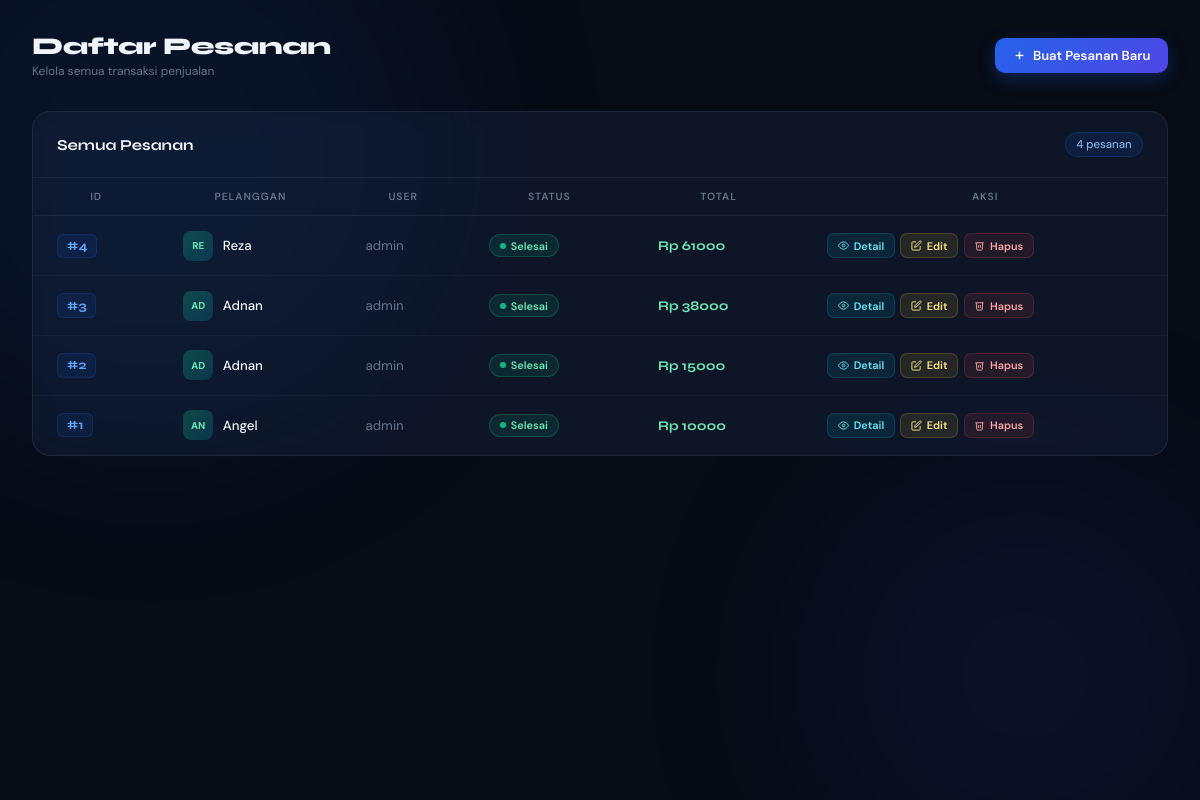
Screenshot of /pesanan/ (signed in) with the database file from the repository.
### appku/models.py (models this page shows, shortened)
class Pesanan(models.Model):
    id = models.BigAutoField(primary_key=True)
    STATUS_CHOICES = [
        ("pending", "Menunggu"),
        ("processing", "Diproses"),
        ("completed", "Selesai"),
        ("cancelled", "Dibatalkan"),
    ]
    pelanggan = models.ForeignKey(
        Pelanggan, on_delete=models.CASCADE, related_name="pesanans"
    )
    user = models.ForeignKey(
        User, on_delete=models.SET_NULL, null=True, related_name="pesanans"
    )
    total_harga = models.DecimalField(max_digits=12, decimal_places=2, default=0)
    status = models.CharField(
        max_length=20,
        choices=STATUS_CHOICES,
        default="pending"
    )
    created_at = models.DateTimeField(auto_now_add=True)

class Pelanggan(models.Model):
    id = models.BigAutoField(primary_key=True)
    nama = models.CharField(max_length=200)
    kontak = models.CharField(max_length=100, blank=True, default="")
    alamat = models.TextField(blank=True, default="")
    telepon = models.CharField(max_length=20, blank=True, default="")
    email = models.EmailField(blank=True, default="")

### appku/views.py (the view)
# urls.py: path("pesanan/", views.pesanan_list, name="pesanan_list"),
@login_required
def pesanan_list(request):
    pesanans = Pesanan.objects.all().order_by("-id")
    return render(request, "appku/pesanan_list.html", {"pesanans": pesanans})

### appku/templates/appku/pesanan_list.html (shortened to what this page needs)
{% extends 'appku/base.html' %}
{% load static %}
{% block content %}
<div class="bg-ambient">
  <div class="bg-blob bg-blob-1"></div>
  <div class="bg-blob bg-blob-2"></div>
</div>
<div class="page-wrap">
  <div class="topbar">
    <div class="topbar-left">
      <div class="page-title">Daftar Pesanan</div>
      <div class="page-sub">Kelola semua transaksi penjualan</div>
    </div>
    <a href="{% url 'pesanan_create' %}" class="btn-new">
      <svg width="13" height="13" fill="none" viewBox="0 0 24 24" stroke="currentColor" stroke-width="2.5"><line x1="12" y1="5" x2="12" y2="19"/><line x1="5" y1="12" x2="19" y2="12"/></svg>
      Buat Pesanan Baru
    </a>
  </div>
  <div class="table-card">
    <div class="table-header">
      <div class="table-header-title">Semua Pesanan</div>
      <span class="table-count">{{ pesanans|length }} pesanan</span>
    </div>
    <div class="table-scroll">
      <table class="nt-table">
        <thead>
          <tr>
            <th>ID</th>
            <th>Pelanggan</th>
            <th>User</th>
            <th>Status</th>
            <th>Total</th>
            <th>Aksi</th>
          </tr>
        </thead>
        <tbody>
          {% for p in pesanans %}
          <tr>
            <td><span class="order-id">#{{ p.id }}</span></td>
            <td>
              <div class="customer-cell">
                <div class="cust-av">{{ p.pelanggan.nama|upper|slice:2 }}</div>
                <span class="cust-name">{{ p.pelanggan.nama }}</span>
              </div>
            </td>
            <td style="color:var(--nt-muted);">{{ p.user.username }}</td>
            <td>
              {% if p.status == 'pending' %}
                <span class="badge-status badge-pending"><span class="badge-dot"></span>{{ p.get_status_display }}</span>
              {% elif p.status == 'processing' %}
                <span class="badge-status badge-processing"><span class="badge-dot"></span>{{ p.get_status_display }}</span>
              {% elif p.status == 'completed' %}
                <span class="badge-status badge-completed"><span class="badge-dot"></span>{{ p.get_status_display }}</span>
              {% else %}
                <span class="badge-status badge-cancelled"><span class="badge-dot"></span>{{ p.get_status_display }}</span>
              {% endif %}
            </td>
            <td><span class="total-val">Rp {{ p.total_harga|floatformat:0 }}</span></td>
            <td>
              <div class="action-group">
                <a href="{% url 'pesanan_detail' pk=p.id %}" class="btn-act btn-detail">
                  <svg width="11" height="11" fill="none" viewBox="0 0 24 24" stroke="currentColor" stroke-width="2"><path d="M1 12s4-8 11-8 11 8 11 8-4 8-11 8-11-8-11-8z"/><circle cx="12" cy="12" r="3"/></svg>
                  Detail
                </a>
                <a href="{% url 'pesanan_update' pk=p.id %}" class="btn-act btn-edit">
                  <svg width="11" height="11" fill="none" viewBox="0 0 24 24" stroke="currentColor" stroke-width="2"><path d="M11 4H4a2 2 0 0 0-2 2v14a2 2 0 0 0 2 2h14a2 2 0 0 0 2-2v-7"/><path d="M18.5 2.5a2.121 2.121 0 0 1 3 3L12 15l-4 1 1-4 9.5-9.5z"/></svg>
                  Edit
                </a>
                <a href="{% url 'pesanan_delete' pk=p.id %}" class="btn-act btn-delete">
                  <svg width="11" height="11" fill="none" viewBox="0 0 24 24" stroke="currentColor" stroke-width="2"><polyline points="3 6 5 6 21 6"/><path d="M19 6l-1 14a2 2 0 0 1-2 2H8a2 2 0 0 1-2-2L5 6"/><path d="M10 11v6M14 11v6"/></svg>
                  Hapus
                </a>
              </div>
            </td>
          </tr>
          {% endfor %}
        </tbody>
      </table>
    </div>
  </div>
</div>
{% endblock %}

### appku/templates/appku/base.html (style rules this page uses)
:root { --bg-primary: #0a0e17; --bg-secondary: #0d1421; --bg-card: #131a27; --bg-input: #0d1421; --surface: #1a2332; --surface-soft: #1e293b; --accent: #3b82f6; --accent-strong: #2563eb; --accent-light: #1e40af; --accent-glow: rgba(59, 130, 246, 0.4); --text: #f1f5f9; --text-muted: #94a3b8; --text-dark: #64748b; --border: #1e293b; --border-light: #334155; --shadow: rgba(0, 0, 0, 0.4); --shadow-lg: rgba(0, 0, 0, 0.6); --glass-bg: rgba(30, 41, 59, 0.6); --glass-border: rgba(255, 255, 255, 0.08); }
* { box-sizing: border-box; }
body { margin: 0; min-height: 100vh; font-family: 'Inter', system-ui, -apple-system, BlinkMacSystemFont, "Segoe UI", sans-serif; background: linear-gradient(145deg, var(--bg-primary) 0%, #0f172a 50%, #000000 100%); background-attachment: fixed; color: var(--text); }
a { color: inherit; text-decoration: none; }
html { scroll-behavior: smooth; }

### rows the page displays
Pesanan: id "4", pelanggan.nama "RE", pelanggan.nama "Reza", user.username "admin", status "Selesai", total_harga "61000"
Pesanan: id "3", pelanggan.nama "AD", pelanggan.nama "Adnan", user.username "admin", status "Selesai", total_harga "38000"
Pesanan: id "2", pelanggan.nama "AD", pelanggan.nama "Adnan", user.username "admin", status "Selesai", total_harga "15000"
Pesanan: id "1", pelanggan.nama "AN", pelanggan.nama "Angel", user.username "admin", status "Selesai", total_harga "10000"

### other values shown
{{ pesanans|length }} "4"
